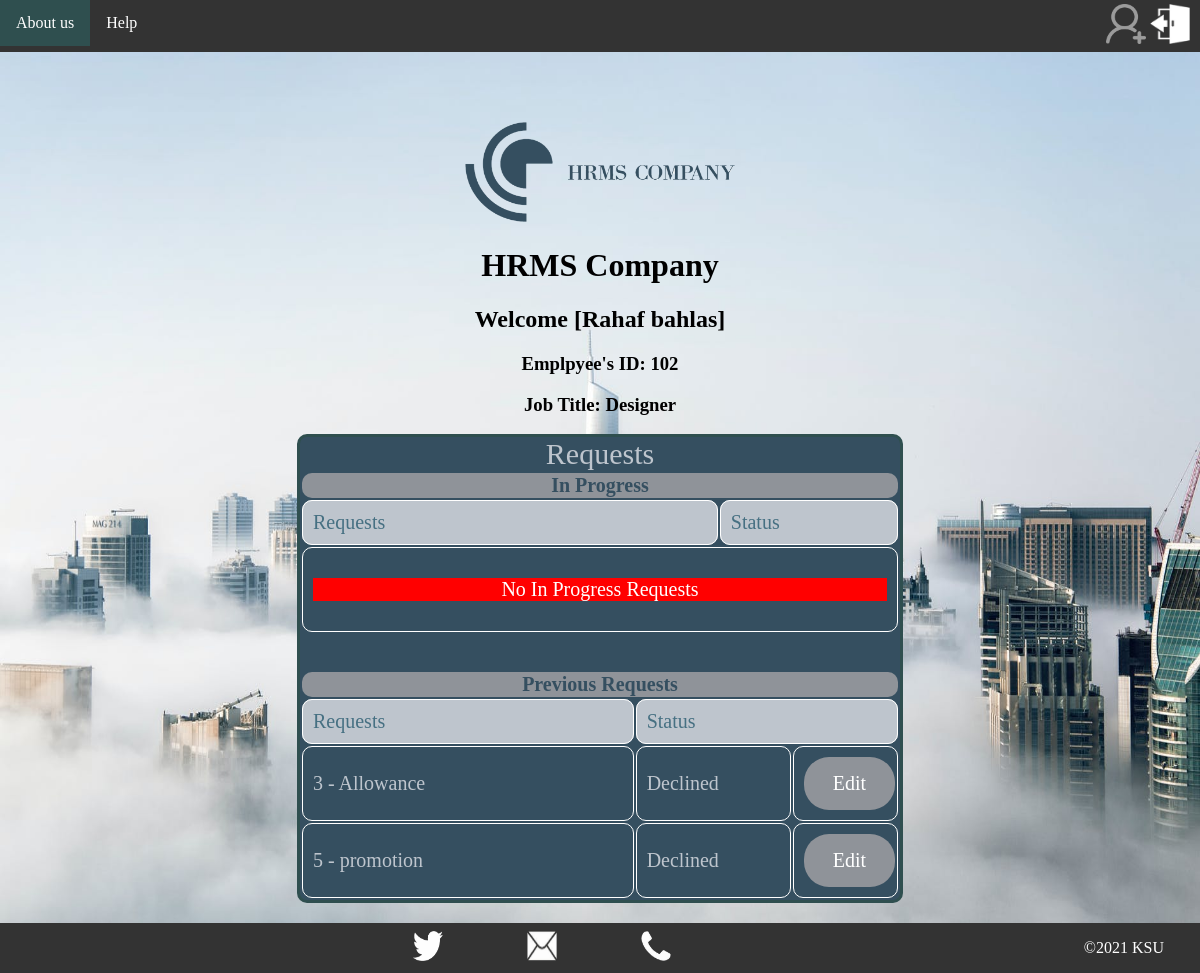
/EMP_page.php?emp_num=102, run on the app's committed database.
### tables this page shows
CREATE TABLE `request` (
  `id` int(4) NOT NULL,
  `emp_id` int(4) NOT NULL,
  `service_id` int(4) NOT NULL,
  `description` text NOT NULL,
  `attachment1` varchar(128) NOT NULL,
  `attachment2` varchar(128) NOT NULL,
  `status` varchar(14) NOT NULL DEFAULT 'in_progress'
);

CREATE TABLE `service` (
  `id` int(4) NOT NULL,
  `type` varchar(50) NOT NULL
);

### EMP_page.php (the view, shortened to what this page needs)
<?php
include("DB.php");
$emp_name = $_SESSION['first_name'] . " " . $_SESSION['last_name'];
$Employee_number = $_SESSION['Employee_number'];
$job_title = $_SESSION['job_title'];
$emp_id = $_SESSION['id'];
?>
<!DOCTYPE html>
<html>
	<head>
		<link rel="stylesheet" href="StyleSheet.css ">
	</head>
	<body >
	    <header>
			<nav>
				<ul class="navb">
					<li><a href="aboutUS.php?role=Employee&emp_num=<?php echo $emp_id ?>"accesskey="a">About us</a></li>
                    <li><a href="help.php?role=Employee&emp_num=<?php echo $emp_id ?>" accesskey="q">Help</a> </li>
					<div class="logOut-add">
						<a href="addreq.php?emp_id=<?php echo $_SESSION['id'];?> "><img src="img/add req.png" alt="add request" width="40" height="40" ></a>
						<a href="logout.php" > <img src="img/logOut.png" alt="log out" width="40" height="40"></a>
                                        </div>
				</ul>
			</nav>
		</header>
		<main>
                    <a href="index.php"><img src="img/HRMS.png" alt="logo" width="270" height="100"></a><br>
			<h1>HRMS Company</h1>
			<h2>Welcome [<?php echo $emp_name; ?>]</h2>
			<h3>Emplpyee's ID: <?php echo $Employee_number; ?></h3>
			<h3>Job Title: <?php echo $job_title; ?></h3>
			<div class="add">
				<table class="t0">
					<caption>Requests</caption>
					<tr>
						<th class="z0" colspan="2">In Progress</th>
					</tr>
					<tr class="r2">
							<td>Requests</td>
							<td >Status</td>
						</tr>
<tr>
<td colspan="2">
	<?php
	$q1 = "SELECT * FROM request where emp_id='". $_SESSION['emp_num'] ."' and status='in_progress'";
	$r1 = mysqli_query($connection, $q1);
	$c1 = mysqli_num_rows($r1);
	if($c1==0) {
		echo "<p style='background-color:red; color:white;text-align:Center;'>No In Progress
 Requests</p>";
	}
?>
</td>
</tr>
				</table>
				<br>
				<br>
				<div class="t1">
                                    <table class="t0">
						<tr>
							<th class="z0" colspan="3">Previous Requests	</th>
						</tr>
						<tr class="r2">
							<td>Requests</td>
							<td colspan="2">Status</td>
						</tr>
<?php
	  $q1 = "SELECT * FROM request where emp_id='$emp_id' and status<>'in_progress'";
	$r1 = mysqli_query($connection, $q1);
	$c1 = mysqli_num_rows($r1);
	if($c1==0) {
		echo "<p style='background-color:red; color:whit;text-align:Center;'>No Not In Progress
 Requests</p>";
	} else {
		while($row1 = mysqli_fetch_array($r1)) {
	?>
		<tr>
			<td class="p0">
			<a href="reqinfo.php?request_id=<?php echo $row1['id'] ?>&role=Employee">
				<?php
					echo $row1['id'];
					echo " - ";
					$service_id = $row1['service_id'];
					 $q2 = "SELECT * FROM service where id=$service_id";
					$r2 = mysqli_query($connection, $q2);
					$row2 = mysqli_fetch_array($r2);
					echo $row2['type'];
				?>
			</a>
			</td>
			<td class="a1">
					<?php
					if( $row1['status'] == "in_progress") {
						echo 'In progress';
					} else if( $row1['status'] == 'Approve') {
						echo 'Approved';
					} elseif( $row1['status'] == 'Decline') {
						echo 'Declined';
					}
					?>
				</td>
			<td class="t5"><a href="edit.php?request_id=<?php echo $row1['id'] ?>">Edit</a></td>
		</tr>
	<?php
		}
	}
?>
					</table>
				</div>
			</div>
         </main>
		<footer>
			<img src="img/twitter.png" alt="Twitter" width="30" height="30" onclick="twitter()">
			<img src="img/email.png" alt="Email" width="30" height="30" onclick="email()">
			<img src="img/call.png" alt="phoneNumber" width="30" height="30" onclick="phone()">
			<aside><P>&copy;2021 KSU</P></aside>
		</footer>
	</body>
</html>

### StyleSheet.css (style rules this page uses)
html { background-image: url("img/3.jpeg"); background-attachment: fixed; background-repeat: no-repeat; background-size: 100% 100%; font-family:"Times New Roman", Times, serif; }
body { margin: 0; }
main { padding: 70px 0; text-align: center; }
header { background-color: #333; width : 100% ; height: auto; }
header nav , ul { list-style-type: none; margin: 0; padding: 0; overflow: hidden; width:100%; }
li { float: left; }
.navb li a { display: inline-block; color: white; text-align: center; padding: 14px 16px; text-decoration: none; }
footer { background-color: #333; position: fixed; left: 0; bottom: 0; width: 100%; background-attachment: fixed; text-align: center; transition: bottom 0.1s; }
footer img { padding:8px 40px; }
footer aside { margin-right:3%; float:right; bottom: 2px; right: 16px; color: white; }
.logOut-add { text-align: right; padding:4px 10px; }
.add { border-style:solid; border-color:#2F4F4F; background-color:#354F60 ; border-radius: 10px; width: 50%; margin:auto; }
.t0 { width: 100%; margin:auto; }
caption { color:#BEC5CD; font-size: 30px; font-family:'Times New Roman', Times, serif ; font-family: bold; }
td { text-align: left; padding: 10px; }
th { text-align: center; background-color:#8f9399; color :#354F60; border-radius: 10px; }
td { width:70%; border: 1px solid white ; border-radius: 10px; font-size:20px; }
.r2, .l1 { background-color: #BEC5CD; color: #467082; }
.t5 a:link, a:visited { border-radius: 25px; background-color:#8f9399; color: white; padding: 15px 25px; text-align: center; text-decoration: none; display: inline-block; width:50%; }
.p0 a:link { color:#BEC5CD; background-color: transparent; text-decoration: none; }
.a1 { color:#BEC5CD; }
.z0 , .l1 { font-size: 20px; }

### data on the page
request: id "3", service.type "Allowance", status "Declined"
request: id "5", service.type "promotion", status "Declined"

### other printed values
$emp_name "Rahaf bahlas"
$Employee_number "102"
$job_title "Designer"
